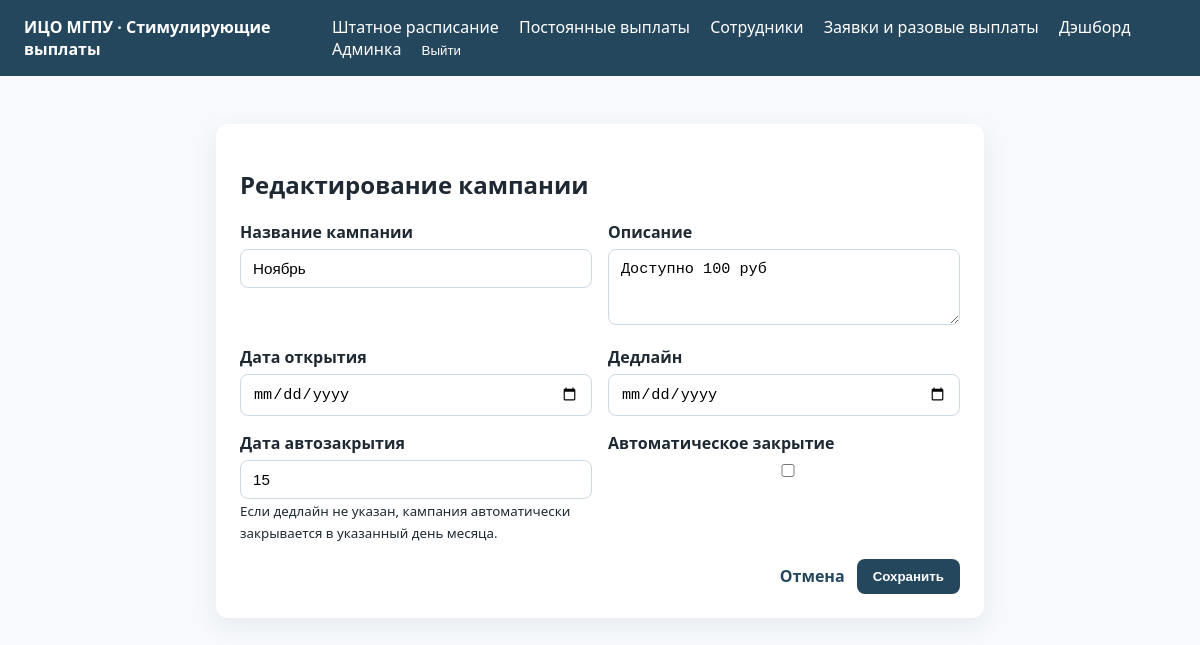
Page /one-time/campaigns/4/edit/ (signed in) on the committed database.
### one_time_payments/models.py (models this page shows, shortened)
class RequestCampaign(models.Model):
    class Status(models.TextChoices):
        DRAFT = 'draft', 'Черновик'
        OPEN = 'open', 'Открыта'
        CLOSED = 'closed', 'Закрыта'
        ARCHIVED = 'archived', 'В архиве'
    name = models.CharField('Название кампании', max_length=255)
    description = models.TextField('Описание', blank=True)
    status = models.CharField('Статус', max_length=16, choices=Status.choices, default=Status.DRAFT)
    opens_at = models.DateField('Дата открытия')
    deadline = models.DateField('Дедлайн', blank=True, null=True)
    auto_close_day = models.PositiveSmallIntegerField(
        'Дата автозакрытия',
        default=15,
        help_text='Если дедлайн не указан, кампания автоматически закрывается в указанный день месяца.'
    )
    auto_close_enabled = models.BooleanField('Автоматическое закрытие', default=True)
    closed_at = models.DateTimeField('Закрыта', blank=True, null=True)
    archived_at = models.DateTimeField('В архиве с', blank=True, null=True)
    created_at = models.DateTimeField('Создано', auto_now_add=True)
    updated_at = models.DateTimeField('Обновлено', auto_now=True)
    objects = RequestCampaignQuerySet.as_manager()
    class Meta:
        ordering = ['-opens_at', 'name']
        verbose_name = 'Кампания заявок'
        verbose_name_plural = 'Кампании заявок'
    def open(self) -> None:
        if self.status != self.Status.DRAFT:
            raise ValidationError('Открыть можно только кампания из черновика.')
        self.status = self.Status.OPEN
        self.save(update_fields=['status'])

### one_time_payments/views.py (the view, shortened to what this page needs)
# urls.py: path('campaigns/<int:pk>/edit/', views.RequestCampaignUpdateView.as_view(), name='campaign-edit'),
class RequestCampaignUpdateView(LoginRequiredMixin, PermissionRequiredMixin, generic.UpdateView):
    model = RequestCampaign
    form_class = RequestCampaignForm
    template_name = 'one_time_payments/campaign_form.html'
    permission_required = 'one_time_payments.change_requestcampaign'

### one_time_payments/forms.py (shortened to what this page needs)
class RequestCampaignForm(forms.ModelForm):
    class Meta:
        model = RequestCampaign
        fields = ['name', 'description', 'opens_at', 'deadline', 'auto_close_day', 'auto_close_enabled']
        widgets = {
            'opens_at': forms.DateInput(attrs={'type': 'date'}),
            'deadline': forms.DateInput(attrs={'type': 'date'}),
            'description': forms.Textarea(attrs={'rows': 3, 'placeholder': 'Описание кампании'}),
        }

### one_time_payments/templates/one_time_payments/campaign_form.html (shortened to what this page needs)
{% extends 'base.html' %}
{% block content %}
<div class="card" style="max-width:720px; margin:0 auto;">
    <h2>{% if object %}Редактирование кампании{% else %}Новая кампания{% endif %}</h2>
    <form method="post">
        <div class="form-grid">
            {% for field in form %}
                <div>
                    <label for="{{ field.id_for_label }}">{{ field.label }}</label>
                    {{ field }}
                    {% if field.help_text %}<small>{{ field.help_text }}</small>{% endif %}
                </div>
            {% endfor %}
        </div>
        <div style="display:flex; gap:12px; justify-content:flex-end; margin-top:16px;">
            <a href="{% if object %}{% url 'one_time_payments:campaign-detail' object.pk %}{% else %}{% url 'one_time_payments:campaign-list' %}{% endif %}" class="btn btn-text">Отмена</a>
            <button type="submit" class="btn btn-primary">Сохранить</button>
        </div>
    </form>
</div>
{% endblock %}

### static/css/main.css (style rules this page uses)
:root { --primary: #25475e; --accent: #f0a500; --bg: #f7f9fc; }
body { font-family: 'Segoe UI', -apple-system, BlinkMacSystemFont, 'Roboto', sans-serif; font-size: 16px; color: #1f2933; background-color: var(--bg); margin: 0; }
a { color: var(--primary); text-decoration: none; }
.btn { display: inline-flex; align-items: center; gap: 6px; padding: 10px 16px; border-radius: 8px; border: none; cursor: pointer; font-weight: 600; transition: all 0.2s ease; }
.btn-primary { background-color: var(--primary); color: #fff; }
.btn-text { background: transparent; color: var(--primary); padding: 0; }
.card { background-color: #fff; border-radius: 12px; box-shadow: 0 8px 24px rgba(37, 71, 94, 0.08); padding: 24px; margin-bottom: 24px; }
.form-grid { display: grid; grid-template-columns: repeat(auto-fit, minmax(240px, 1fr)); gap: 16px; }
.form-grid label { display: block; font-weight: 600; margin-bottom: 6px; }
.form-grid input, .form-grid select, .form-grid textarea { width: 100%; padding: 10px 12px; border-radius: 8px; border: 1px solid #d1d9e0; font-size: 0.95rem; box-sizing: border-box; }

### rows in the picture
RequestCampaign: form "Ноябрь" "Доступно 100 руб" "15"

### other values in the picture
{{ field.label }} "Название кампании" "Описание" "Дата открытия" "Дедлайн" "Дата автозакрытия" "Автоматическое закрытие"
{{ field.help_text }} "Если дедлайн не указан, кампания автоматически закрывается в указанный день месяца."
